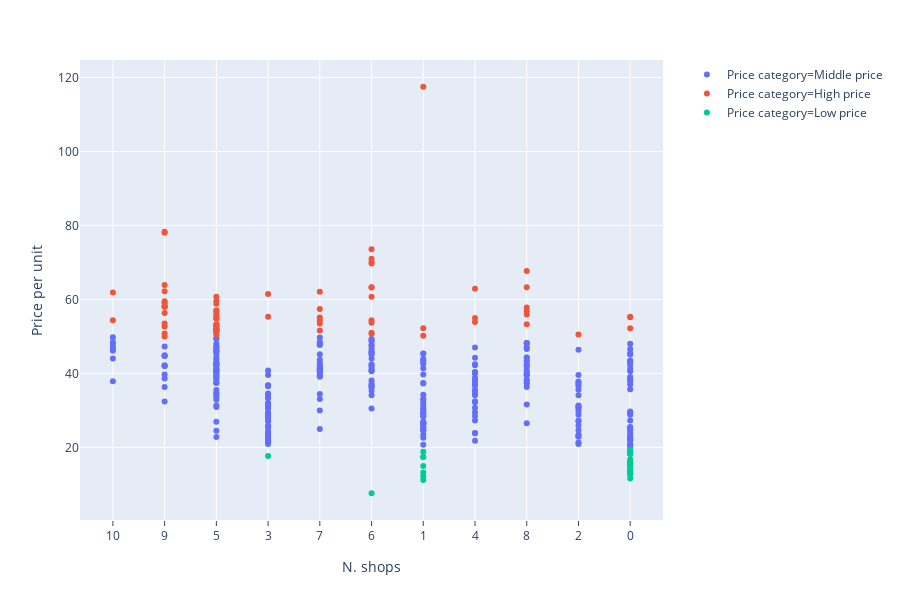

The notebook cell saved with this chart:
### Code cell
fig = px.scatter(df, x="N. shops", y="Price per unit", color ="Price category")
fig.update_xaxes(type='category', showgrid=True, ticks="outside")
fig.show()

### Figure 1 — Plotly figure (JSON) as saved in the notebook; plotly's stock layout.template omitted (floating-point values rounded to 4 significant figures; data arrays with more than 128 entries replaced by an {"elided": "..."} marker saying what was removed)
{"data": [{"hoverlabel": {"namelength": 0}, "hovertemplate": "Price category=Middle price<br>N. shops=%{x}<br>Price per unit=%{y}", "legendgroup": "Price category=Middle price", "marker": {"color": "#636efa", "symbol": "circle"}, "mode": "markers", "name": "Price category=Middle price", "showlegend": true, "type": "scatter", "x": {"elided": "305 int values"}, "xaxis": "x", "y": {"elided": "305 float values"}, "yaxis": "y"}, {"hoverlabel": {"namelength": 0}, "hovertemplate": "Price category=High price<br>N. shops=%{x}<br>Price per unit=%{y}", "legendgroup": "Price category=High price", "marker": {"color": "#EF553B", "symbol": "circle"}, "mode": "markers", "name": "Price category=High price", "showlegend": true, "type": "scatter", "x": [5, 9, 2, 6, 7, 5, 5, 7, 4, 3, 5, 7, 6, 4, 6, 5, 9, 10, 9, 5, 9, 5, 9, 6, 6, 5, 8, 5, 7, 4, 5, 6, 5, 0, 8, 5, 0, 6, 5, 9, 8, 5, 9, 9, 10, 9, 5, 6, 5, 1, 3, 9, 6, 7, 5, 1, 5, 9, 7, 5, 9, 6, 5, 8, 5, 1, 8, 6, 5, 0, 8, 9, 5, 9], "xaxis": "x", "y": [54.8, 58.1, 50.5, 70.1, 51.6, 56.2, 57.1, 55.1, 53.9, 61.5, 51.7, 53.5, 63.2, 55, 50.7, 56.8, 59, 54.4, 50.8, 51.8, 59.5, 51, 62.2, 54.4, 71, 51.6, 53.3, 59.6, 57.4, 62.9, 55, 60.7, 51.4, 52.2, 57.8, 55.5, 55.2, 73.6, 58.8, 58.1, 55.9, 52.2, 58, 78.3, 61.9, 52.7, 51.8, 63.3, 53, 117.5, 55.3, 56.3, 51, 54.4, 55, 50.2, 53, 78, 62.1, 50.4, 53.5, 53.7, 60.7, 63.3, 51.7, 52.2, 56.8, 69.7, 53.3, 55.3, 67.7, 50, 52.5, 63.9], "yaxis": "y"}, {"hoverlabel": {"namelength": 0}, "hovertemplate": "Price category=Low price<br>N. shops=%{x}<br>Price per unit=%{y}", "legendgroup": "Price category=Low price", "marker": {"color": "#00cc96", "symbol": "circle"}, "mode": "markers", "name": "Price category=Low price", "showlegend": true, "type": "scatter", "x": [1, 0, 0, 0, 1, 0, 3, 0, 0, 6, 1, 0, 0, 0, 0, 0, 0, 0, 0, 0, 0, 0, 1, 1, 0, 1, 0, 0, 0, 0, 0, 0, 1, 0, 0], "xaxis": "x", "y": [18.8, 15.9, 18.2, 13.4, 13.2, 13.7, 17.7, 18.3, 16.1, 7.6, 12.2, 13, 15.6, 18.3, 11.6, 14.4, 19.2, 15.5, 18.8, 12.8, 19, 14.7, 17.4, 15, 13.8, 17.4, 16.7, 19.1, 18.6, 19.2, 12.8, 15.6, 11.2, 12.9, 15.4], "yaxis": "y"}], "layout": {"height": 600, "legend": {"tracegroupgap": 0}, "margin": {"t": 60}, "xaxis": {"anchor": "y", "domain": [0, 0.98], "showgrid": true, "ticks": "outside", "title": {"text": "N. shops"}, "type": "category"}, "yaxis": {"anchor": "x", "domain": [0, 1], "title": {"text": "Price per unit"}}}}
